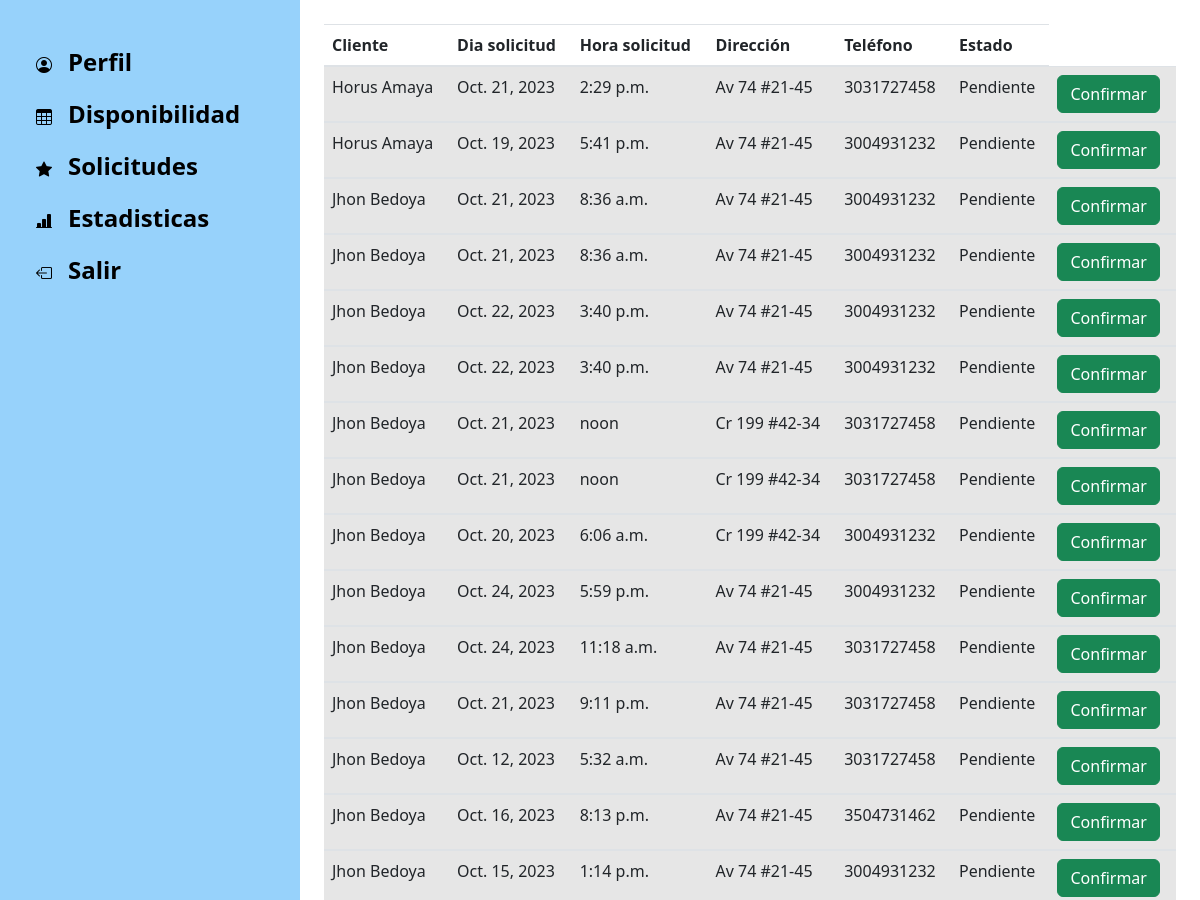
The app's page /freelancer/request/ (signed in, upper part), older data.
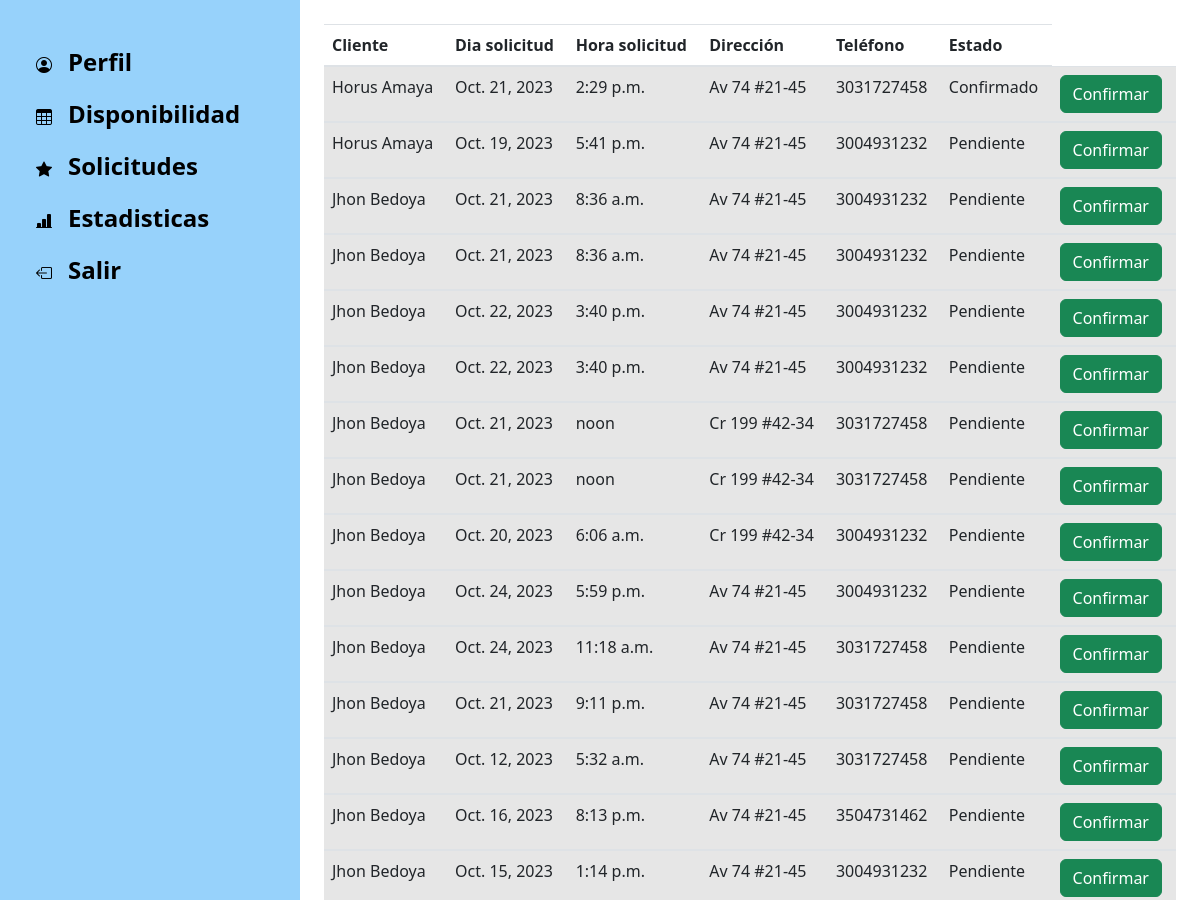
The same page, newer data.
### Aplicaciones/Freelancer/models.py (models this page shows)
class Request(models.Model):
    idrequest = models.AutoField(primary_key=True)
    idcustomer = models.ForeignKey(Customer, on_delete=models.CASCADE, default='1')
    idfreelancer = models.ForeignKey(Freelancer, on_delete=models.CASCADE)
    requestday = models.DateField()
    requesttime = models.TimeField()
    address = models.CharField(max_length=300)
    phone= models.IntegerField()
    state = models.CharField(max_length=100, default="Pendiente")

class Customer(models.Model):
    idcustomer = models.ForeignKey(User, on_delete=models.CASCADE)
    idcard = models.IntegerField()
    name = models.CharField(max_length=250)
    lastname = models.CharField(max_length=250)
    phone = models.IntegerField()
    birthday = models.DateField()
    imageprofile =models.ImageField(upload_to='customer/images/')
    idcountry = models.ForeignKey(Country, on_delete=models.CASCADE)
    idcity = models.ForeignKey(City, on_delete=models.CASCADE)
    idneighborhood = models.ForeignKey(Neighborhood, on_delete=models.CASCADE)
    address = models.CharField(max_length=300)

### Aplicaciones/Freelancer/views.py (the view)
# urls.py: path('request/', views.request, name='request'),
def request(request):
    user_id = request.user.id
    freelancer = Freelancer.objects.get(idfreelancer_id = user_id)
    freelancer_id = freelancer.pk
    requests = Request.objects.filter(idfreelancer=freelancer_id)
    return render(request, 'request.html',{'requests': requests})

### Aplicaciones/Freelancer/templates/request.html (shortened to what this page needs)
<!doctype html>
<html lang="en">
<head>
    <link rel="stylesheet" href="https://stackpath.bootstrapcdn.com/bootstrap/4.5.0/css/bootstrap.min.css"
>
    <link href="https://cdn.jsdelivr.net/npm/bootstrap@5.2.3/dist/css/bootstrap.min.css" rel="stylesheet"
>
    <link rel="stylesheet" href="https://cdn.jsdelivr.net/npm/bootstrap-icons@1.11.0/font/bootstrap-icons.css">
</head>
<body>
    <div class="container-fluid">
        <div class="row flex-nowrap">
            <div class="col-auto col-md-4 col-lg-3 min-vh-100 d-flex flex-column justify-content-betweeen"
                style="background-color: #97D2FB">
                <div class="p-2" style="background-color: #97D2FB;">
                    <ul class="nav nav-pills flex-column mt-4">
                        <li class="nav-item py-2 py-sm-0">
                            <a href="{% url 'profile' %}" class="nav-link text-black">
                                <i class="bi bi-person-circle"></i><span
                                    class="fs-4 ms-3 d-none d-sm-inline fw-bold">Perfil</span>
                            </a>
                        </li>
                        <li class="nav-item py-3 py-sm-0">
                            <a href="{% url 'calendar' %}" class="nav-link text-black">
                                <i class="bi bi-table"></i><span
                                    class="fs-4 ms-3 d-none d-sm-inline fw-bold">Disponibilidad</span>
                            </a>
                        </li>
                        <li class="nav-item py-2 py-sm-0">
                            <a href="{% url 'request' %}" class="nav-link text-black">
                                <i class="bi bi-star-fill"></i><span
                                    class="fs-4 ms-3 d-none d-sm-inline fw-bold">Solicitudes</span>
                            </a>
                        </li>
                        <li class="nav-item py-2 py-sm-0">
                            <a href="{% url 'analitic'  %}" class="nav-link text-black">
                                <i class="bi bi-bar-chart-line-fill"></i><span
                                    class="fs-4 ms-3 d-none d-sm-inline fw-bold">Estadisticas</span>
                            </a>
                        </li>
                        <li class="nav-item py-2 py-sm-0">
                            <a href="{% url 'logout' %}" class="nav-link text-black">
                                <i class="bi bi-box-arrow-left"></i><span
                                    class="fs-4 ms-3 d-none d-sm-inline fw-bold">Salir</span>
                            </a>
                        </li>
                    </ul>
                </div>
            </div>
            <div class="col-md-10 col-lg-9 min-vh-100 d-flex flex-column">
            <div class="container-fluid">
                <table class="table table-striped">
                    <thead>
                        <tr>
                            <th scope="col">Cliente</th>
                            <th scope="col">Dia solicitud</th>
                            <th scope="col">Hora solicitud</th>
                            <th scope="col">Dirección</th>
                            <th scope="col">Teléfono</th>
                            <th scope="col">Estado</th>
                        </tr>
                    </thead>
                    <tbody>
                        {% for request in requests %}
                        <tr>
                            <td>{{ request.idcustomer.name }} {{request.idcustomer.lastname}}</td>
                            <td>{{ request.requestday }}</td>
                            <td>{{ request.requesttime }}</td>
                            <td>{{ request.address }}</td>
                            <td>{{ request.phone }}</td>
                            <td>{{ request.state }}</td>
                            <td><a type="submit" class="btn btn-success"
                                    href="{{request.idrequest}}/update">Confirmar</a></td>
                        </tr>
                    </tbody>
                    {% endfor %}
                </table>
            </div>
        </div>
</body>

Row changes from the older to the newer data that the page shows:
changed Request: state "Pendiente" → "Confirmado"
